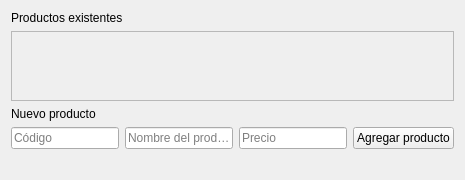
<?xml version="1.0" encoding="UTF-8"?>
<ui version="4.0">
 <class>AdminProductos</class>
 <widget class="QWidget" name="AdminProductos">
  <layout class="QVBoxLayout" name="contenidoProductos">
   <item><widget class="QLabel" name="etiquetaProductos"><property name="text"><string>Productos existentes</string></property></widget></item>
   <item>
	<widget class="QScrollArea" name="scrollProductos">
	 <property name="widgetResizable"><bool>true</bool></property>
	 <widget class="QWidget" name="contenidoListaProductos">
	  <layout class="QVBoxLayout" name="listaProductosLayout">
	   <property name="alignment"><set>Qt::AlignmentFlag::AlignTop</set></property>
	  </layout>
	 </widget>
	</widget>
   </item>
   <item><widget class="QLabel" name="etiquetaNuevoProducto"><property name="text"><string>Nuevo producto</string></property></widget></item>
   <item>
	<layout class="QHBoxLayout" name="formularioProducto">
	 <item><widget class="QLineEdit" name="codigoProducto"><property name="placeholderText"><string>Código</string></property></widget></item>
	 <item><widget class="QLineEdit" name="nombreProducto"><property name="placeholderText"><string>Nombre del producto</string></property></widget></item>
	 <item><widget class="QLineEdit" name="precioProducto"><property name="placeholderText"><string>Precio</string></property></widget></item>
	 <item><widget class="QPushButton" name="agregarProducto"><property name="text"><string>Agregar producto</string></property></widget></item>
	</layout>
   </item>
   <item><widget class="QLabel" name="errorProductos"><property name="text"><string/></property></widget></item>
  </layout>
 </widget>
 <resources/>
 <connections/>
</ui>
